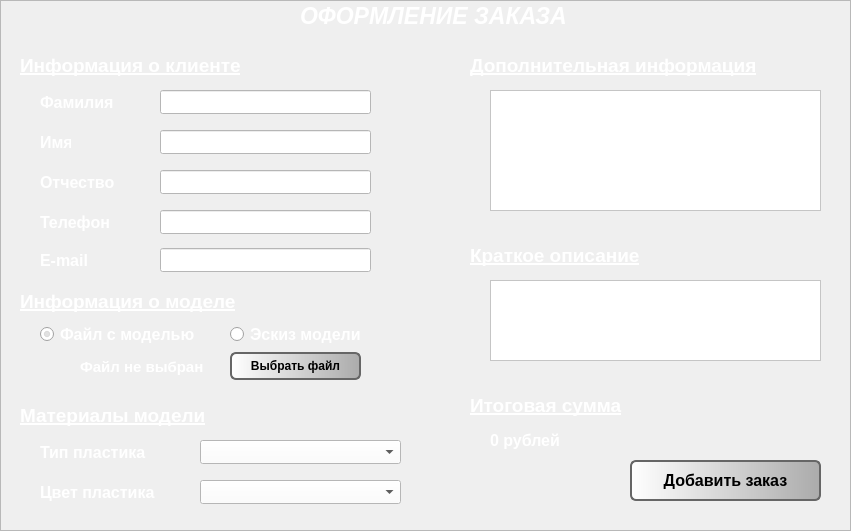
   <widget class="QFrame" name="manager_create_order_group">
    <property name="enabled">
     <bool>true</bool>
    </property>
    <property name="geometry">
     <rect>
      <x>191</x>
      <y>119</y>
      <width>851</width>
      <height>531</height>
     </rect>
    </property>
    <property name="frameShape">
     <enum>QFrame::StyledPanel</enum>
    </property>
    <property name="frameShadow">
     <enum>QFrame::Raised</enum>
    </property>
    <widget class="QLabel" name="surname_label">
     <property name="geometry">
      <rect>
       <x>40</x>
       <y>92</y>
       <width>81</width>
       <height>21</height>
      </rect>
     </property>
     <property name="font">
      <font>
       <family>Arial</family>
       <pointsize>12</pointsize>
       <weight>75</weight>
       <italic>false</italic>
       <bold>true</bold>
      </font>
     </property>
     <property name="styleSheet">
      <string notr="true">color: rgb(255, 255, 255);</string>
     </property>
     <property name="text">
      <string>Фамилия</string>
     </property>
    </widget>
    <widget class="QLabel" name="client_info_label">
     <property name="geometry">
      <rect>
       <x>20</x>
       <y>50</y>
       <width>221</width>
       <height>31</height>
      </rect>
     </property>
     <property name="font">
      <font>
       <family>Arial</family>
       <pointsize>14</pointsize>
       <weight>75</weight>
       <italic>false</italic>
       <bold>true</bold>
       <underline>true</underline>
       <strikeout>false</strikeout>
      </font>
     </property>
     <property name="styleSheet">
      <string notr="true">color: rgb(255, 255, 255);</string>
     </property>
     <property name="text">
      <string>Информация о клиенте</string>
     </property>
    </widget>
    <widget class="QLabel" name="name_label">
     <property name="geometry">
      <rect>
       <x>40</x>
       <y>132</y>
       <width>31</width>
       <height>21</height>
      </rect>
     </property>
     <property name="font">
      <font>
       <family>Arial</family>
       <pointsize>12</pointsize>
       <weight>75</weight>
       <italic>false</italic>
       <bold>true</bold>
      </font>
     </property>
     <property name="styleSheet">
      <string notr="true">color: rgb(255, 255, 255);</string>
     </property>
     <property name="text">
      <string>Имя</string>
     </property>
    </widget>
    <widget class="QLabel" name="add_order_label">
     <property name="geometry">
      <rect>
       <x>300</x>
       <y>0</y>
       <width>271</width>
       <height>31</height>
      </rect>
     </property>
     <property name="font">
      <font>
       <family>Arial</family>
       <pointsize>17</pointsize>
       <weight>75</weight>
       <italic>true</italic>
       <bold>true</bold>
      </font>
     </property>
     <property name="styleSheet">
      <string notr="true">color: rgb(255, 255, 255);</string>
     </property>
     <property name="text">
      <string>ОФОРМЛЕНИЕ ЗАКАЗА</string>
     </property>
    </widget>
    <widget class="QLabel" name="patronymic_label">
     <property name="geometry">
      <rect>
       <x>40</x>
       <y>172</y>
       <width>81</width>
       <height>21</height>
      </rect>
     </property>
     <property name="font">
      <font>
       <family>Arial</family>
       <pointsize>12</pointsize>
       <weight>75</weight>
       <italic>false</italic>
       <bold>true</bold>
      </font>
     </property>
     <property name="styleSheet">
      <string notr="true">color: rgb(255, 255, 255);</string>
     </property>
     <property name="text">
      <string>Отчество</string>
     </property>
    </widget>
    <widget class="QLineEdit" name="surname_text">
     <property name="geometry">
      <rect>
       <x>160</x>
       <y>90</y>
       <width>211</width>
       <height>24</height>
      </rect>
     </property>
     <property name="font">
      <font>
       <pointsize>11</pointsize>
      </font>
     </property>
     <property name="styleSheet">
      <string notr="true">background-color: rgb(255, 255, 255);</string>
     </property>
     <property name="text">
      <string/>
     </property>
    </widget>
    <widget class="QLineEdit" name="name_text">
     <property name="geometry">
      <rect>
       <x>160</x>
       <y>130</y>
       <width>211</width>
       <height>24</height>
      </rect>
     </property>
     <property name="font">
      <font>
       <pointsize>11</pointsize>
      </font>
     </property>
     <property name="styleSheet">
      <string notr="true">background-color: rgb(255, 255, 255);</string>
     </property>
     <property name="text">
      <string/>
     </property>
    </widget>
    <widget class="QLineEdit" name="patronimic_text">
     <property name="enabled">
      <bool>true</bool>
     </property>
     <property name="geometry">
      <rect>
       <x>160</x>
       <y>170</y>
       <width>211</width>
       <height>24</height>
      </rect>
     </property>
     <property name="font">
      <font>
       <pointsize>11</pointsize>
      </font>
     </property>
     <property name="styleSheet">
      <string notr="true">background-color: rgb(255, 255, 255);</string>
     </property>
     <property name="text">
      <string/>
     </property>
    </widget>
    <widget class="QLabel" name="phone_label">
     <property name="geometry">
      <rect>
       <x>40</x>
       <y>212</y>
       <width>81</width>
       <height>21</height>
      </rect>
     </property>
     <property name="font">
      <font>
       <family>Arial</family>
       <pointsize>12</pointsize>
       <weight>75</weight>
       <italic>false</italic>
       <bold>true</bold>
      </font>
     </property>
     <property name="styleSheet">
      <string notr="true">color: rgb(255, 255, 255);</string>
     </property>
     <property name="text">
      <string>Телефон</string>
     </property>
    </widget>
    <widget class="QLineEdit" name="phone_text">
     <property name="enabled">
      <bool>true</bool>
     </property>
     <property name="geometry">
      <rect>
       <x>160</x>
       <y>210</y>
       <width>211</width>
       <height>24</height>
      </rect>
     </property>
     <property name="font">
      <font>
       <pointsize>11</pointsize>
      </font>
     </property>
     <property name="styleSheet">
      <string notr="true">background-color: rgb(255, 255, 255);</string>
     </property>
     <property name="text">
      <string/>
     </property>
    </widget>
    <widget class="QLabel" name="additional_info_label">
     <property name="geometry">
      <rect>
       <x>470</x>
       <y>50</y>
       <width>291</width>
       <height>31</height>
      </rect>
     </property>
     <property name="font">
      <font>
       <family>Arial</family>
       <pointsize>14</pointsize>
       <weight>75</weight>
       <italic>false</italic>
       <bold>true</bold>
       <underline>true</underline>
      </font>
     </property>
     <property name="styleSheet">
      <string notr="true">color: rgb(255, 255, 255);</string>
     </property>
     <property name="text">
      <string>Дополнительная информация</string>
     </property>
    </widget>
    <widget class="QTextEdit" name="additional_info_text">
     <property name="geometry">
      <rect>
       <x>490</x>
       <y>90</y>
       <width>331</width>
       <height>121</height>
      </rect>
     </property>
     <property name="styleSheet">
      <string notr="true">background-color: rgb(255, 255, 255);</string>
     </property>
    </widget>
    <widget class="QLabel" name="model_info_label">
     <property name="geometry">
      <rect>
       <x>20</x>
       <y>286</y>
       <width>221</width>
       <height>31</height>
      </rect>
     </property>
     <property name="font">
      <font>
       <family>Arial</family>
       <pointsize>14</pointsize>
       <weight>75</weight>
       <italic>false</italic>
       <bold>true</bold>
       <underline>true</underline>
      </font>
     </property>
     <property name="styleSheet">
      <string notr="true">color: rgb(255, 255, 255);</string>
     </property>
     <property name="text">
      <string>Информация о моделе</string>
     </property>
    </widget>
    <widget class="QRadioButton" name="file_with_model_radio">
     <property name="geometry">
      <rect>
       <x>40</x>
       <y>326</y>
       <width>161</width>
       <height>17</height>
      </rect>
     </property>
     <property name="font">
      <font>
       <family>Arial</family>
       <pointsize>12</pointsize>
       <weight>75</weight>
       <bold>true</bold>
      </font>
     </property>
     <property name="styleSheet">
      <string notr="true">color: rgb(255, 255, 255);</string>
     </property>
     <property name="text">
      <string>Файл с моделью</string>
     </property>
     <property name="checked">
      <bool>true</bool>
     </property>
    </widget>
    <widget class="QRadioButton" name="sketch_of_model_radio">
     <property name="geometry">
      <rect>
       <x>230</x>
       <y>326</y>
       <width>141</width>
       <height>17</height>
      </rect>
     </property>
     <property name="font">
      <font>
       <family>Arial</family>
       <pointsize>12</pointsize>
       <weight>75</weight>
       <bold>true</bold>
      </font>
     </property>
     <property name="styleSheet">
      <string notr="true">color: rgb(255, 255, 255);</string>
     </property>
     <property name="text">
      <string>Эскиз модели</string>
     </property>
    </widget>
    <widget class="QPushButton" name="select_file_button">
     <property name="enabled">
      <bool>true</bool>
     </property>
     <property name="geometry">
      <rect>
       <x>230</x>
       <y>352</y>
       <width>131</width>
       <height>28</height>
      </rect>
     </property>
     <property name="font">
      <font>
       <family>Arial</family>
       <pointsize>9</pointsize>
       <weight>75</weight>
       <bold>true</bold>
      </font>
     </property>
     <property name="styleSheet">
      <string notr="true">background-color: qlineargradient(spread:pad, x1:0, y1:0, x2:1, y2:0, stop:0 rgba(255, 255, 255, 255), stop:1 rgba(171,171,171,1));
border-color: rgb(102, 102, 102);
border: 2px solid rgb(102, 102, 102);
border-radius: 6px;
</string>
     </property>
     <property name="text">
      <string>Выбрать файл</string>
     </property>
    </widget>
    <widget class="QLabel" name="selected_file_label">
     <property name="geometry">
      <rect>
       <x>80</x>
       <y>356</y>
       <width>131</width>
       <height>21</height>
      </rect>
     </property>
     <property name="font">
      <font>
       <family>Arial</family>
       <pointsize>11</pointsize>
       <weight>75</weight>
       <italic>false</italic>
       <bold>true</bold>
      </font>
     </property>
     <property name="styleSheet">
      <string notr="true">color: rgb(255, 255, 255);</string>
     </property>
     <property name="text">
      <string>Файл не выбран</string>
     </property>
    </widget>
    <widget class="QLabel" name="model_materials_label">
     <property name="geometry">
      <rect>
       <x>20</x>
       <y>400</y>
       <width>191</width>
       <height>31</height>
      </rect>
     </property>
     <property name="font">
      <font>
       <family>Arial</family>
       <pointsize>14</pointsize>
       <weight>75</weight>
       <italic>false</italic>
       <bold>true</bold>
       <underline>true</underline>
      </font>
     </property>
     <property name="styleSheet">
      <string notr="true">color: rgb(255, 255, 255);</string>
     </property>
     <property name="text">
      <string>Материалы модели</string>
     </property>
    </widget>
    <widget class="QLabel" name="plastic_color_label">
     <property name="geometry">
      <rect>
       <x>40</x>
       <y>482</y>
       <width>121</width>
       <height>21</height>
      </rect>
     </property>
     <property name="font">
      <font>
       <family>Arial</family>
       <pointsize>12</pointsize>
       <weight>75</weight>
       <italic>false</italic>
       <bold>true</bold>
      </font>
     </property>
     <property name="styleSheet">
      <string notr="true">color: rgb(255, 255, 255);</string>
     </property>
     <property name="text">
      <string>Цвет пластика</string>
     </property>
    </widget>
    <widget class="QLabel" name="type_of_plastic_label">
     <property name="geometry">
      <rect>
       <x>40</x>
       <y>442</y>
       <width>111</width>
       <height>21</height>
      </rect>
     </property>
     <property name="font">
      <font>
       <family>Arial</family>
       <pointsize>12</pointsize>
       <weight>75</weight>
       <italic>false</italic>
       <bold>true</bold>
      </font>
     </property>
     <property name="styleSheet">
      <string notr="true">color: rgb(255, 255, 255);</string>
     </property>
     <property name="text">
      <string>Тип пластика</string>
     </property>
    </widget>
    <widget class="QComboBox" name="type_of_plastic_combobox">
     <property name="geometry">
      <rect>
       <x>200</x>
       <y>440</y>
       <width>201</width>
       <height>24</height>
      </rect>
     </property>
     <property name="font">
      <font>
       <pointsize>11</pointsize>
      </font>
     </property>
     <property name="styleSheet">
      <string notr="true">background-color: rgb(255, 255, 255);</string>
     </property>
    </widget>
    <widget class="QComboBox" name="color_of_plastic_combobox">
     <property name="geometry">
      <rect>
       <x>200</x>
       <y>480</y>
       <width>201</width>
       <height>24</height>
      </rect>
     </property>
     <property name="font">
      <font>
       <pointsize>11</pointsize>
      </font>
     </property>
     <property name="styleSheet">
      <string notr="true">background-color: rgb(255, 255, 255);</string>
     </property>
    </widget>
    <widget class="QLabel" name="short_description_label">
     <property name="geometry">
      <rect>
       <x>470</x>
       <y>240</y>
       <width>181</width>
       <height>31</height>
      </rect>
     </property>
     <property name="font">
      <font>
       <family>Arial</family>
       <pointsize>14</pointsize>
       <weight>75</weight>
       <italic>false</italic>
       <bold>true</bold>
       <underline>true</underline>
      </font>
     </property>
     <property name="styleSheet">
      <string notr="true">color: rgb(255, 255, 255);</string>
     </property>
     <property name="text">
      <string>Краткое описание</string>
     </property>
    </widget>
    <widget class="QTextEdit" name="short_description_text">
     <property name="geometry">
      <rect>
       <x>490</x>
       <y>280</y>
       <width>331</width>
       <height>81</height>
      </rect>
     </property>
     <property name="styleSheet">
      <string notr="true">background-color: rgb(255, 255, 255);</string>
     </property>
    </widget>
    <widget class="QLabel" name="price_info_label">
     <property name="geometry">
      <rect>
       <x>470</x>
       <y>390</y>
       <width>181</width>
       <height>31</height>
      </rect>
     </property>
     <property name="font">
      <font>
       <family>Arial</family>
       <pointsize>14</pointsize>
       <weight>75</weight>
       <italic>false</italic>
       <bold>true</bold>
       <underline>true</underline>
      </font>
     </property>
     <property name="styleSheet">
      <string notr="true">color: rgb(255, 255, 255);</string>
     </property>
     <property name="text">
      <string>Итоговая сумма</string>
     </property>
    </widget>
    <widget class="QLabel" name="finale_price_label">
     <property name="geometry">
      <rect>
       <x>490</x>
       <y>430</y>
       <width>331</width>
       <height>21</height>
      </rect>
     </property>
     <property name="font">
      <font>
       <family>Arial</family>
       <pointsize>12</pointsize>
       <weight>75</weight>
       <italic>false</italic>
       <bold>true</bold>
      </font>
     </property>
     <property name="styleSheet">
      <string notr="true">color: rgb(255, 255, 255);</string>
     </property>
     <property name="text">
      <string>0 рублей</string>
     </property>
    </widget>
    <widget class="QPushButton" name="add_order_button">
     <property name="enabled">
      <bool>true</bool>
     </property>
     <property name="geometry">
      <rect>
       <x>630</x>
       <y>460</y>
       <width>191</width>
       <height>41</height>
      </rect>
     </property>
     <property name="font">
      <font>
       <family>Arial</family>
       <pointsize>12</pointsize>
       <weight>75</weight>
       <bold>true</bold>
      </font>
     </property>
     <property name="styleSheet">
      <string notr="true">background-color: qlineargradient(spread:pad, x1:0, y1:0, x2:1, y2:0, stop:0 rgba(255, 255, 255, 255), stop:1 rgba(171,171,171,1));
border-color: rgb(102, 102, 102);
border: 2px solid rgb(102, 102, 102);
border-radius: 6px;
</string>
     </property>
     <property name="text">
      <string>Добавить заказ</string>
     </property>
    </widget>
    <widget class="QLineEdit" name="email_text">
     <property name="enabled">
      <bool>true</bool>
     </property>
     <property name="geometry">
      <rect>
       <x>160</x>
       <y>248</y>
       <width>211</width>
       <height>24</height>
      </rect>
     </property>
     <property name="font">
      <font>
       <pointsize>11</pointsize>
      </font>
     </property>
     <property name="styleSheet">
      <string notr="true">background-color: rgb(255, 255, 255);</string>
     </property>
     <property name="text">
      <string/>
     </property>
    </widget>
    <widget class="QLabel" name="email_label">
     <property name="geometry">
      <rect>
       <x>40</x>
       <y>250</y>
       <width>81</width>
       <height>21</height>
      </rect>
     </property>
     <property name="font">
      <font>
       <family>Arial</family>
       <pointsize>12</pointsize>
       <weight>75</weight>
       <italic>false</italic>
       <bold>true</bold>
      </font>
     </property>
     <property name="styleSheet">
      <string notr="true">color: rgb(255, 255, 255);</string>
     </property>
     <property name="text">
      <string>E-mail</string>
     </property>
    </widget>
   </widget>
